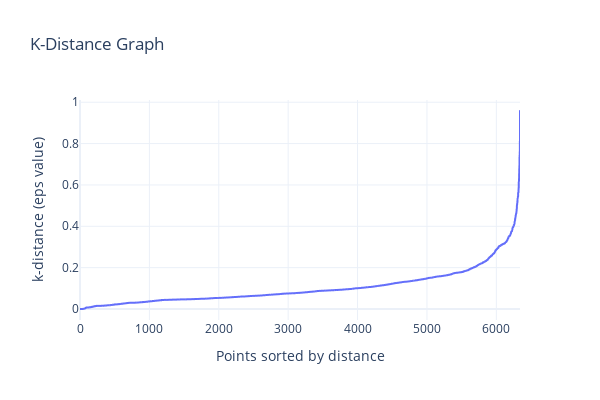

Source (notebook cell):
### Code cell
import numpy as np
import plotly.express as px

# The distance to the furthest neighbor (min_samples-th nearest) for each point
k_dist = distances[:, min_samples-1]

# Sort distances
k_dist_sorted = np.sort(k_dist)

# Creating the k-distance graph using Plotly
fig = px.line(
    x=np.arange(len(k_dist_sorted)),
    y=k_dist_sorted,
    title='K-Distance Graph',
    labels={'x': 'Points sorted by distance', 'y': 'k-distance (eps value)'},
    template='plotly_white'
)
fig.update_layout(
    xaxis=dict(showgrid=True),
    yaxis=dict(showgrid=True),
    height=400,
    width=600
)
fig.show()

### Figure 1 — Plotly figure (JSON) as saved in the notebook; plotly's stock layout.template omitted (floating-point values rounded to 4 significant figures; data arrays with more than 128 entries replaced by an {"elided": "..."} marker saying what was removed)
{"data": [{"hovertemplate": "Points sorted by distance=%{x}<br>k-distance (eps value)=%{y}<extra></extra>", "legendgroup": "", "line": {"color": "#636efa", "dash": "solid"}, "marker": {"symbol": "circle"}, "mode": "lines", "name": "", "showlegend": false, "type": "scattergl", "x": {"elided": "6342 int values"}, "xaxis": "x", "y": {"elided": "6342 float values"}, "yaxis": "y"}], "layout": {"height": 400, "legend": {"tracegroupgap": 0}, "title": {"text": "K-Distance Graph"}, "width": 600, "xaxis": {"anchor": "y", "autorange": true, "domain": [0, 1], "range": [0, 6341], "showgrid": true, "title": {"text": "Points sorted by distance"}, "type": "linear"}, "yaxis": {"anchor": "x", "autorange": true, "domain": [0, 1], "range": [-0.0532, 1.011], "showgrid": true, "title": {"text": "k-distance (eps value)"}, "type": "linear"}}}
